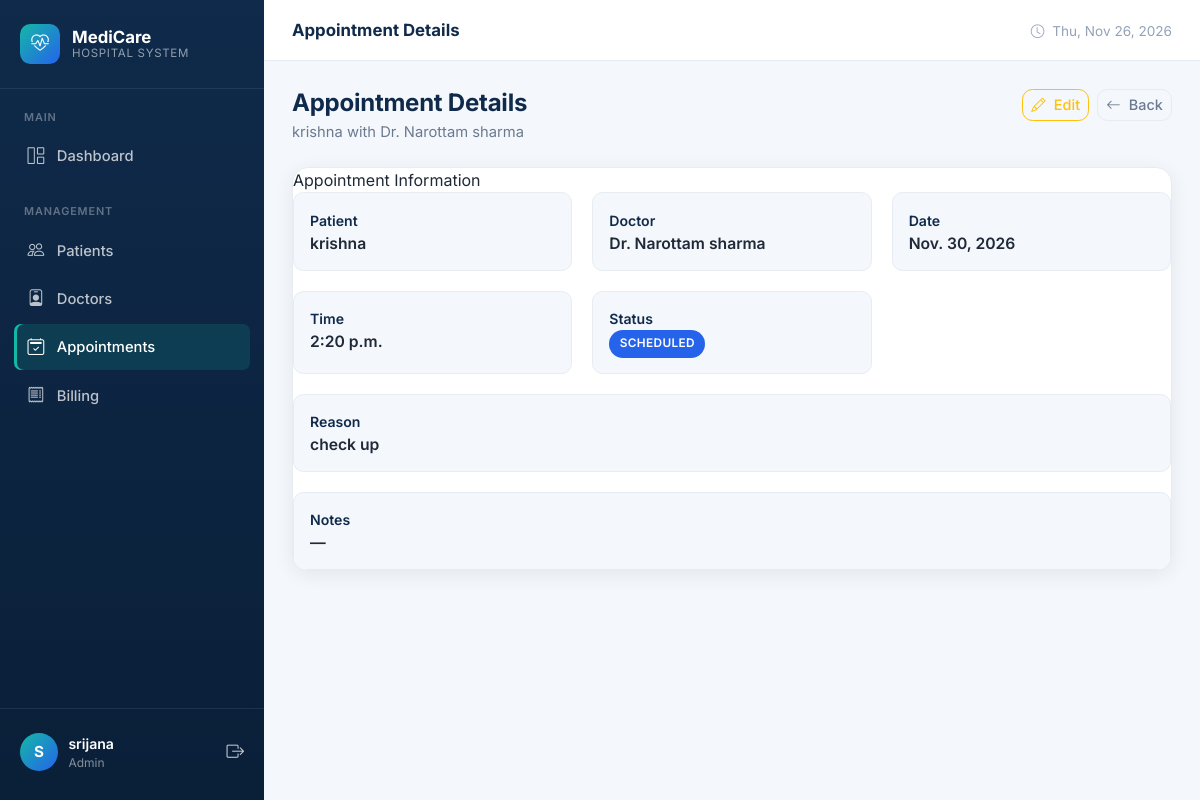
Screenshot of /appointments/7/ (signed in) with the database file from the repository.
### hospital/models.py (models this page shows, shortened)
class Appointment(models.Model):
    STATUS_CHOICES = [
        ('Scheduled', 'Scheduled'),
        ('Confirmed', 'Confirmed'),
        ('In Consultation', 'In Consultation'),
        ('Completed', 'Completed'),
        ('Cancelled', 'Cancelled'),
    ]
    patient = models.ForeignKey(
        Patient,
        on_delete=models.CASCADE,
        related_name='appointments'
    )
    doctor = models.ForeignKey(
        Doctor,
        on_delete=models.CASCADE,
        related_name='appointments'
    )
    appointment_date = models.DateField()
    appointment_time = models.TimeField()
    reason = models.TextField()
    status = models.CharField(
        max_length=30,
        choices=STATUS_CHOICES,
        default='Scheduled'
    )
    notes = models.TextField(
        blank=True
    )
    created_at = models.DateTimeField(
        auto_now_add=True
    )

class Patient(models.Model):
    GENDER_CHOICES = [
        ('Male', 'Male'),
        ('Female', 'Female'),
        ('Other', 'Other'),
    ]
    BLOOD_GROUP_CHOICES = [
        ('A+', 'A+'),
        ('A-', 'A-'),
        ('B+', 'B+'),
        ('B-', 'B-'),
        ('AB+', 'AB+'),
        ('AB-', 'AB-'),
        ('O+', 'O+'),
        ('O-', 'O-'),
    ]
    user = models.OneToOneField(
        User,
        on_delete=models.CASCADE,
        null=True,
        blank=True,
        related_name='patient_profile'
    )
    patient_id = models.CharField(
        max_length=20,
        unique=True,
        blank=True
    )
    full_name = models.CharField(
        max_length=100
    )
    date_of_birth = models.DateField()
    gender = models.CharField(
        max_length=10,
        choices=GENDER_CHOICES
    )
    blood_group = models.CharField(
        max_length=5,
        choices=BLOOD_GROUP_CHOICES
    )
    phone = models.CharField(
        max_length=10,
        validators=[
        RegexValidator(
            regex=r'^[0-9]{10}$',
            message='Phone number must contain exactly 10 digits.'
        )
    ]
    )
    email = models.EmailField(
        blank=True
    )
    address = models.TextField()
    emergency_contact = models.CharField(
        max_length=10,
        validators=[
            RegexValidator(
                regex=r'^[0-9]{10}$',
                message='Emergency contact must contain exactly 10 digits.'
            )
        ]
    )
    created_at = models.DateTimeField(
        auto_now_add=True
    )
    department = models.CharField(
    max_length=100,
    choices=DEPARTMENT_CHOICES,
    default='Internal Medicine'
)

class Doctor(models.Model):
    SPECIALIZATION_CHOICES = [
        ('Cardiologist', 'Cardiologist'),
        ('Dermatologist', 'Dermatologist'),
        ('Neurologist', 'Neurologist'),
        ('Orthopedic', 'Orthopedic'),
        ('Pediatrician', 'Pediatrician'),
        ('Psychiatrist', 'Psychiatrist'),
        ('General Physician', 'General Physician'),
        ('Gynecologist', 'Gynecologist'),
        ('Dentist', 'Dentist'),
        ('Other', 'Other'),
    ]
    GENDER_CHOICES = [
        ('Male', 'Male'),
        ('Female', 'Female'),
        ('Other', 'Other'),
    ]
    user = models.OneToOneField(
        User,
        on_delete=models.CASCADE,
        null=True,
        blank=True,
        related_name='doctor_profile'
    )
    doctor_id = models.CharField(
        max_length=20,
        unique=True,
        blank=True
    )
    full_name = models.CharField(
        max_length=100
    )
    gender = models.CharField(
        max_length=10,
        choices=GENDER_CHOICES
    )
    specialization = models.CharField(
        max_length=50,
        choices=SPECIALIZATION_CHOICES
    )
    phone = models.CharField(
        max_length=15
    )
    email = models.EmailField(
        blank=True
    )
    address = models.TextField()
    qualification = models.CharField(
        max_length=100
    )
    experience = models.PositiveIntegerField()
    consultation_fee = models.DecimalField(
        max_digits=10,
        decimal_places=2,
        default=0,
        validators=[MinValueValidator(0)]
    )
    created_at = models.DateTimeField(
        auto_now_add=True
    )

### hospital/views.py (the view)
@login_required
def appointment_detail(request, id):
    appointment = get_object_or_404(
        Appointment,
        id=id
    )
    return render(
        request,
        'hospital/appointment_detail.html',
        {
            'appointment': appointment,
        }
    )

### hospital/templates/hospital/appointment_detail.html (shortened to what this page needs)
{% extends 'hospital/base.html' %}
{% block page_title %}Appointment Details{% endblock %}
{% block content %}
<div class="page-header">
    <div>
        <h1>Appointment Details</h1>
        <div class="subtitle">{{ appointment.patient.full_name }} with Dr. {{ appointment.doctor.full_name }}</div>
    </div>
    <div class="d-flex gap-2">
        <a href="{% url 'edit_appointment' appointment.id %}" class="btn btn-outline-warning btn-sm">
            <i class="bi bi-pencil me-1"></i> Edit
        </a>
        <a href="{% url 'appointment_list' %}" class="btn btn-outline-secondary btn-sm">
            <i class="bi bi-arrow-left me-1"></i> Back
        </a>
    </div>
</div>
<div class="card-modern">
    <div class="card-header">Appointment Information</div>
    <div class="card-body">
        <div class="detail-grid">
            <div class="detail-item">
                <label>Patient</label>
                <div class="value">{{ appointment.patient.full_name }}</div>
            </div>
            <div class="detail-item">
                <label>Doctor</label>
                <div class="value">Dr. {{ appointment.doctor.full_name }}</div>
            </div>
            <div class="detail-item">
                <label>Date</label>
                <div class="value">{{ appointment.appointment_date }}</div>
            </div>
            <div class="detail-item">
                <label>Time</label>
                <div class="value">{{ appointment.appointment_time }}</div>
            </div>
            <div class="detail-item">
                <label>Status</label>
                <div class="value">
                    {% if appointment.status == 'Scheduled' %}
                        <span class="badge-status badge-scheduled">Scheduled</span>
                    {% elif appointment.status == 'Completed' %}
                        <span class="badge-status badge-completed">Completed</span>
                    {% else %}
                        <span class="badge-status badge-cancelled">Cancelled</span>
                    {% endif %}
                </div>
            </div>
            <div class="detail-item" style="grid-column: 1 / -1;">
                <label>Reason</label>
                <div class="value">{{ appointment.reason }}</div>
            </div>
            <div class="detail-item" style="grid-column: 1 / -1;">
                <label>Notes</label>
                <div class="value">{{ appointment.notes|default:"—" }}</div>
            </div>
        </div>
    </div>
</div>
{% endblock %}

### hospital/templates/hospital/base.html (shortened to what this page needs)
{% load static %}
<!DOCTYPE html>
<html lang="en">
<head>
    <link href="https://cdn.jsdelivr.net/npm/bootstrap@5.3.3/dist/css/bootstrap.min.css" rel="stylesheet">
    <link href="https://cdn.jsdelivr.net/npm/bootstrap-icons@1.11.3/font/bootstrap-icons.min.css" rel="stylesheet">
    <link href="{% static 'hospital/css/style.css' %}" rel="stylesheet">
</head>
<body>
{% if request.user.is_authenticated %}
<div class="app-wrapper">
    <aside class="sidebar" id="sidebar">
        <div class="sidebar-brand">
            <div class="brand-icon">
                <i class="bi bi-heart-pulse"></i>
            </div>
            <div class="brand-text">
                MediCare
                <small>Hospital System</small>
            </div>
        </div>
        <nav class="sidebar-nav">
            {% if request.user.profile.role == 'STAFF' or request.user.is_superuser %}
            <div class="nav-section">
                <div class="nav-section-title">Main</div>
                <a href="{% url 'staff_dashboard' %}" class="nav-link {% if request.resolver_match.url_name == 'staff_dashboard' or request.resolver_match.url_name == 'dashboard' %}active{% endif %}">
                    <i class="bi bi-grid-1x2"></i> Dashboard
                </a>
            </div>
            <div class="nav-section">
                <div class="nav-section-title">Management</div>
                <a href="{% url 'patient_list' %}" class="nav-link {% if 'patient' in request.resolver_match.url_name %}active{% endif %}">
                    <i class="bi bi-people"></i> Patients
                </a>
                <a href="{% url 'doctor_list' %}" class="nav-link {% if 'doctor' in request.resolver_match.url_name and 'dashboard' not in request.resolver_match.url_name %}active{% endif %}">
                    <i class="bi bi-person-badge"></i> Doctors
                </a>
                <a href="{% url 'appointment_departments' %}" class="nav-link {% if 'appointment' in request.resolver_match.url_name %}active{% endif %}">
                    <i class="bi bi-calendar2-check"></i> Appointments
                </a>
                <a href="{% url 'bill_list' %}" class="nav-link {% if 'bill' in request.resolver_match.url_name %}active{% endif %}">
                    <i class="bi bi-receipt"></i> Billing
                </a>
            </div>
            {% endif %}
        </nav>
        <div class="sidebar-footer">
            <div class="user-info">
                <div class="user-avatar">
                    {{ request.user.username|first|upper }}
                </div>
                <div class="user-meta">
                    <div class="name">{{ request.user.get_full_name|default:request.user.username }}</div>
                    <div class="role">
                        {% if request.user.profile.role == 'STAFF' %}Hospital Staff
                        {% elif request.user.profile.role == 'DOCTOR' %}Doctor
                        {% elif request.user.profile.role == 'PATIENT' %}Patient
                        {% else %}Admin{% endif %}
                    </div>
                </div>
                <a href="{% url 'logout' %}" class="text-white opacity-75" title="Logout" style="font-size:1.1rem;">
                    <i class="bi bi-box-arrow-right"></i>
                </a>
            </div>
        </div>
    </aside>
    <div class="main-content">
        <header class="topbar">
            <div class="d-flex align-items-center gap-3">
                <div class="topbar-title">{% block page_title %}Dashboard{% endblock %}</div>
            </div>
            <div class="topbar-actions">
                <span class="text-muted-2 d-none d-md-inline" style="font-size:0.85rem;">
                    <i class="bi bi-clock me-1"></i>
                    <span id="currentDate"></span>
                </span>
            </div>
        </header>
        <div class="content-area">
            {% block content %}{% endblock %}
        </div>
    </div>
</div>
{% else %}
{% block auth_content %}{% endblock %}
{% endif %}
</body>
</html>

### rows the page displays
Appointment: patient.full_name "krishna", doctor.full_name "Narottam sharma", appointment_date "Nov. 30, 2026", appointment_time "2:20 p.m.", reason "check up", notes "—"

### other values shown
{{ request.user.username|first|upper }} "S"
{{ request.user.get_full_name|default:request.user.username }} "srijana"
